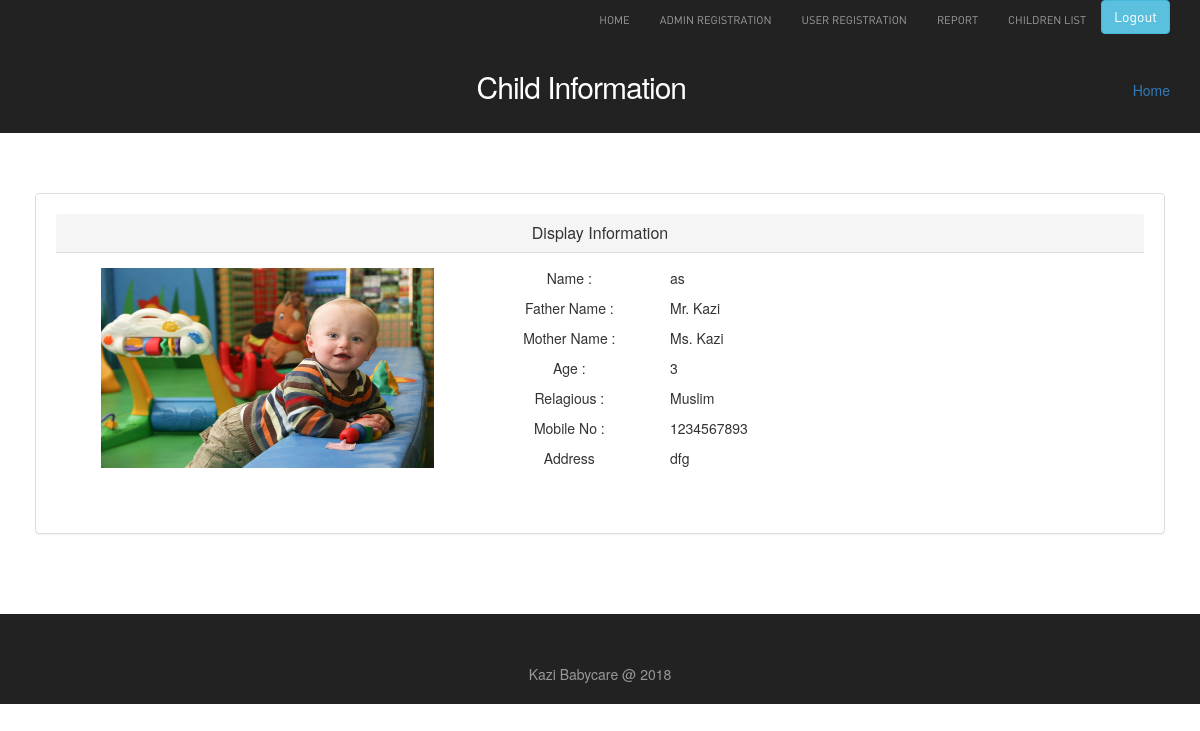
The page /view/childProfile.php?id=4 (signed in) on the database its author committed.
### tables this page shows
CREATE TABLE `children_details` (
  `children_id` int(10) UNSIGNED NOT NULL,
  `children_name` varchar(50) NOT NULL,
  `children_father_name` varchar(50) NOT NULL,
  `children_mother_name` varchar(50) NOT NULL,
  `email` varchar(50) NOT NULL,
  `mobile_no` varchar(50) NOT NULL,
  `address` varchar(50) NOT NULL,
  `religion` varchar(20) NOT NULL,
  `password` varchar(50) NOT NULL,
  `age` int(3) NOT NULL
);

### view/childProfile.php (the view, shortened to what this page needs)
<?php
if (isset($_SESSION['s_email'])) {
 ?>
<?php include'header.php';?>
<?php include'../control/connection.php';?>
<head>
<link href="../assets/login/css/bootstrap.min.css" rel="stylesheet">
<link href="../assets/login/css/style.css" rel="stylesheet">
</head>
<body style="text-align:center">
<div class="inside-banner">
  <div class="container">
    <span class="pull-right"><a href="#">Home</a></span>
    <h2>Child Information</h2>
</div>
</div>
<div class="container">
<div class="spacer">
<div class="row register">
  		<div class="col-md-12"  align="center" style="padding: 20px">
            <div class="panel panel-default" align="center" style="padding: 20px">
              <div class="panel-heading main-color-bg">
                <h3 class="panel-title" >Display Information <span></span></h3>
              </div>
              <div class="panel-body" align="center" style="text-align: left;">
                <div class="row" align="center">
                  <div class="col-md-4" align="center" style="text-align: center; float: center;  height: 200px ; margin-left: 30px; margin-right: 10px">
                    <img src="../assets/image/types-of-child-care.jpg" width="100%" height="200px">
                  </div>
                      <div class="col-md-6" style="text-align: center; margin-left: 10px">
                        <?php
                        if ($_SERVER['REQUEST_METHOD'] == 'GET'){
                              $id = $_GET['id'];
                        } else {
                               $id = 2;
                        }
                              $sql="SELECT  *  FROM children_details where children_id = '$id'" ;
                              $result=mysqli_query($conn,$sql);
                              while ($row=mysqli_fetch_array($result)) { ?>
                                  <div >
                                    <div class="col-md-4">
                                          <p>Name : </p>
                                    </div>
                                    <div class="col-md-8" style="text-align: left">
                                          <p><?php echo $row['children_name']; ?> </p>
                                    </div>
                                  </div>
                                  <div >
                                    <div class="col-md-4">
                                          <p>Father Name : </p>
                                    </div>
                                    <div class="col-md-8" style="text-align: left;">
                                          <p><?php echo $row['children_father_name']; ?> </p>
                                    </div>
                                  </div>
                                  <div >
                                    <div class="col-md-4">
                                          <p>Mother Name : </p>
                                    </div>
                                    <div class="col-md-8" style="text-align: left;">
                                          <p><?php echo $row['children_mother_name']; ?> </p>
                                    </div>
                                  </div>
                                  <div >
                                    <div class="col-md-4">
                                          <p>Age : </p>
                                    </div>
                                    <div class="col-md-8" style="text-align: left;">
                                          <p><?php echo $row['age']; ?> </p>
                                    </div>
                                  </div>
                                  <div >
                                    <div class="col-md-4">
                                          <p>Relagious : </p>
                                    </div>
                                    <div class="col-md-8" style="text-align: left;">
                                          <p><?php echo $row['religion']; ?> </p>
                                    </div>
                                  </div>
                                  <div>
                                    <div class="col-md-4">
                                          <p>Mobile No : </p>
                                    </div>
                                    <div class="col-md-8" style="text-align: left;">
                                          <p><?php echo $row['mobile_no']; ?> </p>
                                    </div>
                                  </div>
                                  <div >
                                    <div class="col-md-4">
                                          <p>Address </p>
                                    </div>
                                    <div class="col-md-8" style="text-align: left;">
                                          <p><?php echo $row['address']; ?> </p>
                                    </div>
                                  </div>
                           <?php } ?>
                      </div>
                </div>
                <br>
              </div>
              </div>
   </div>
</div>
</div>
</div></body>
<?php include'footer2.php';?>
 <?php } else {
  header("location: ../view/login_user.php");
} ?>

### assets/registration_user/style.css (style rules this page uses)
body { color:#555; font:normal 13px/22px Arial; background:url(../images/bgmain.png) #eee; }
h1,h2,h3,h4,h5 { font-weight:normal; font-family: din;margin: 0;padding: 0;color: #000 }
h2 { font-size: 35px; letter-spacing: -1px;margin-bottom: 20px; }
h3 { margin: 0 0 15px 0; font-size: 25px; }
p { margin-bottom: 30px; }
a { color:#72b70f; text-decoration:none;outline: none; }
.spacer { margin-top: 40px;margin-bottom:40px; }
.inside-banner { background:url(../images/bginside.jpg) #222;color: #fff; padding: 30px 0; }
.inside-banner h2 { margin: 0; color: #fff; }
.inside-banner span { margin-top: 10px; }

### rows shown on the page
children_details: children_name "as", children_father_name "Mr. Kazi", children_mother_name "Ms. Kazi", age "3", religion "Muslim", mobile_no "1234567893", address "dfg"
